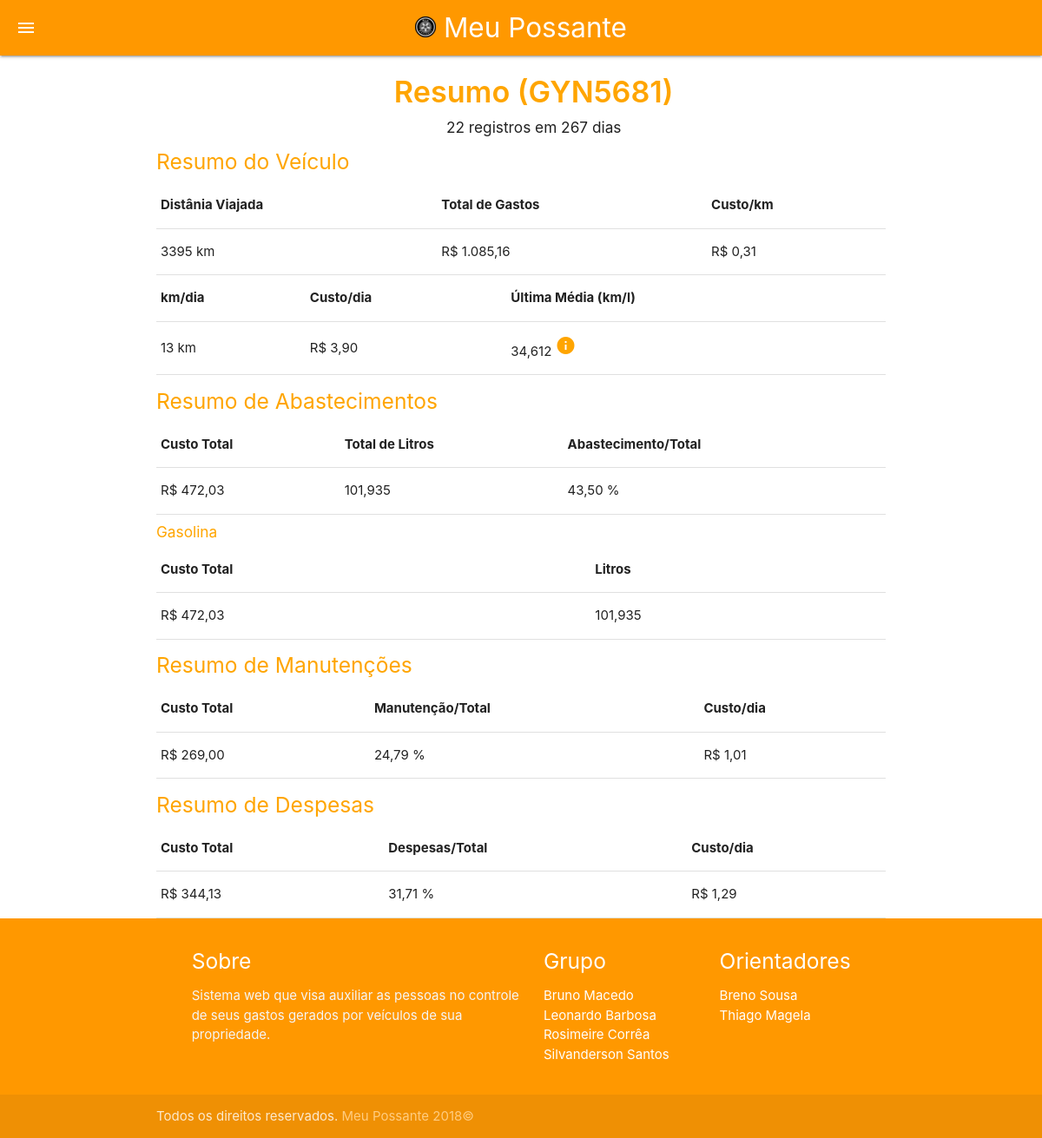
/admin/veiculos/resumo.php?id=3 (signed in), run on the app's committed database.
### tables this page shows
CREATE TABLE IF NOT EXISTS `veiculos` (
  `idveiculo` int(11) NOT NULL AUTO_INCREMENT,
  `idusuario` int(11) DEFAULT NULL,
  `placa` varchar(7) DEFAULT NULL,
  `odoini` int(11) DEFAULT NULL,
  `tipocomb` varchar(20) NOT NULL,
  `tanque` double DEFAULT NULL,
  PRIMARY KEY (`idveiculo`),
  KEY `idusuario` (`idusuario`)
);

CREATE TABLE IF NOT EXISTS `abastecimentos` (
  `idaba` int(11) NOT NULL AUTO_INCREMENT,
  `idveiculo` int(11) DEFAULT NULL,
  `idcomb` int(11) DEFAULT NULL,
  `idposto` int(11) DEFAULT NULL,
  `odoaba` int(11) DEFAULT NULL,
  `dataaba` date DEFAULT NULL,
  `valoraba` double(10,2) DEFAULT NULL,
  `precoaba` double(10,3) DEFAULT NULL,
  `litro` double(10,3) DEFAULT NULL,
  `cheio` tinyint(1) NOT NULL,
  PRIMARY KEY (`idaba`),
  KEY `idcomb` (`idcomb`),
  KEY `idveiculo` (`idveiculo`),
  KEY `idposto` (`idposto`)
);

### admin/veiculos/resumo.php (the view, shortened to what this page needs)
<?php
$id = $_GET['id'];
include_once "../../conexao.php";
$query = "SELECT * FROM veiculos WHERE idveiculo=" . $id . ";";
$resultado = $conexao->query($query);
if ($resultado) {
	while ($linha = $resultado->fetch_assoc()) {
		$placa = $linha["placa"];
		$odoini = $linha['odoini'];
	}
}
$totaldesp = 0;
$totalaba = 0;
$totalmanu = 0;
$lastaba = 0;
$daarray = array();
$dmarray = array();
$ddarray = array();
$fdaba = '1970-01-01';
$fddesp = '1970-01-01';
$fdmanu = '1970-01-01';
$ldmanu = '1970-01-01';
$lddesp = '1970-01-01';
$ldaba = '1970-01-01';
$fdata = '1970-01-01';
$ldata = '1970-01-01';
$registros = 0;
$odometro = 0;
$ododesp = 0;
$odomanu = 0;
$odoaba = 0;
$litrog = 0;
$litroa = 0;
$litrod = 0;
$totalgas = 0;
$totalalc = 0;
$totaldie = 0;
$temmedia = 0;
$query = "SELECT valoraba, dataaba, odoaba, idcomb FROM abastecimentos WHERE idveiculo=" . $id . " ORDER BY dataaba DESC ;";
$resultado = $conexao->query($query);
if($resultado){
	if($resultado->num_rows > 0){
		while ($linha = $resultado->fetch_assoc()){
			if ($lastaba == 0) {
				$lastaba = $linha['valoraba'];
			}
			$totalaba += $linha['valoraba'];
			if($linha['idcomb'] == 1){
				$totalgas += $linha['valoraba'];
			} else if($linha['idcomb'] == 2){
				$totalalc += $linha['valoraba'];
			} elseif ($linha['idcomb'] == 3) {
				$totaldie += $linha['valoraba'];
			}
			$daarray[] = array(
				'da' => $linha['dataaba']
			);
			$registros++;
		}
	}
}
$query = "SELECT valormanu, datamanu FROM manutencoes WHERE idveiculo=" . $id . " ;";
$resultado = $conexao->query($query);
if($resultado){
	if($resultado->num_rows > 0){
		while ($linha = $resultado->fetch_assoc()){
			$totalmanu += $linha['valormanu'];
			$dmarray[] = array(
				'dm' => $linha['datamanu']
			);
			$registros++;
		}
	}
}
$query = "SELECT valordesp, datadesp FROM despesas WHERE idveiculo=" . $id . " ;";
$resultado = $conexao->query($query);
if($resultado){
	if($resultado->num_rows > 0){
		while ($linha = $resultado->fetch_assoc()){
			$totaldesp += $linha['valordesp'];
			$ddarray[] = array(
				'dd' =>$linha['datadesp']
			);
			$registros++;
		}
	}
}
$total = $totaldesp + $totalaba + $totalmanu;
sort($daarray);
sort($ddarray);
sort($dmarray);
if($daarray){
$fdaba = $daarray[0]['da'];
$ldaba = $daarray[count($daarray)-1]['da'];
}
if($ddarray){
$fddesp = $ddarray[0]['dd'];
$lddesp = $ddarray[count($ddarray)-1]['dd'];
}
if($dmarray){
$fdmanu = $dmarray[0]['dm'];
$ldmanu = $dmarray[count($dmarray)-1]['dm'];
}
if($fdaba == '1970-01-01' && $fddesp == '1970-01-01' && $fdmanu == '1970-01-01'){
	$fdata = '1970-01-01';
} else if($fdaba == '1970-01-01' && $fddesp == '1970-01-01'){
	$fdata = $fdmanu;
} else if($fdaba == '1970-01-01' && $fdmanu == '1970-01-01'){
	$fdata = $fddesp;
} else if($fdmanu == '1970-01-01' && $fddesp == '1970-01-01'){
	$fdata = $fdaba;
} else if($fdmanu == '1970-01-01'){
	if($fdaba < $fddesp){
		$fdata = $fdaba;
	}else{
		$fdata = $fddesp;
	}
} else if($fddesp == '1970-01-01'){
	if($fdaba < $fdmanu){
		$fdata = $fdaba;
	}else{
		$fdata = $fdmanu;
	}
} else if($fdaba == '1970-01-01'){
	if($fddesp < $fdmanu){
		$fdata = $fddesp;
	}else{
		$fdata = $fdmanu;
	}
} else {
	if($fdaba < $fddesp){
		$fdata = $fdaba;
	}else{
		$fdata = $fddesp;
	}
}
if($ldaba > $lddesp){
	$ldata = $ldaba;
}else{
	$ldata = $lddesp;
}
if($ldata < $ldmanu){
	$ldata = $ldmanu;
}
$fdata = new DateTime ($fdata);
$ldata = new DateTime ($ldata);
$dias = $fdata->diff($ldata);
$query = "SELECT odoaba FROM abastecimentos WHERE idveiculo=" . $id . " ORDER BY odoaba DESC LIMIT 1 ;";
$resultado = $conexao->query($query);
if ($resultado) {
	if($resultado->num_rows > 0){
		while ($linha = $resultado->fetch_assoc()) {
			$odoaba = $linha['odoaba'];
		}
	}
}
$query = "SELECT odomanu FROM manutencoes WHERE idveiculo=" . $id . " ORDER BY odomanu DESC LIMIT 1 ;";
$resultado = $conexao->query($query);
if ($resultado) {
	if($resultado->num_rows > 0){
		while ($linha = $resultado->fetch_assoc()) {
			$odomanu = $linha['odomanu'];
		}
	}
}
$query = "SELECT ododesp FROM despesas WHERE idveiculo=" . $id . " ORDER BY ododesp DESC LIMIT 1 ;";
$resultado = $conexao->query($query);
if ($resultado) {
	if($resultado->num_rows > 0){
		while ($linha = $resultado->fetch_assoc()) {
			$ododesp = $linha['ododesp'];
		}
	}
}
if($odoaba > $ododesp){
	$odometro = $odoaba;
}else{
	$odometro = $ododesp;
}
if($odometro < $odomanu){
	$odometro = $odomanu;
}
if($odometro != 0 ){
	$odometro = $odometro - $odoini;
}else{
	$odometro = 0;
}
$query = "SELECT litro, idcomb FROM abastecimentos WHERE idveiculo=" . $id . "  ORDER BY dataaba DESC ;";
$resultado = $conexao->query($query);
if($resultado){
	if($resultado->num_rows > 0){
		while ($linha = $resultado->fetch_assoc()){
			if($linha['idcomb'] == 1){
				$litrog += $linha['litro'];
			} else if($linha['idcomb'] == 2){
				$litroa += $linha['litro'];
			} else if($linha['idcomb'] == 3){
				$litrod += $linha['litro'];
			}
		}
	}
}
$datamediaarray = array();
$odomediaarray = array();
$media = array();
$query = "SELECT * FROM abastecimentos WHERE idveiculo=" . $id . " AND cheio = 1 ORDER BY dataaba DESC ;";
$resultado = $conexao->query($query);
if ($resultado) {
	if($resultado->num_rows > 0){
		while($linha = $resultado->fetch_assoc()){
			$datamediaarray[] = array(
				'datamedia' => $linha['dataaba']
			);
			$odomediaarray[] = array(
				'odomedia' => $linha['odoaba']
			);
		}
		for($i=1; $i < count($datamediaarray); $i++){
			$cont = 0;
			$litromedia = 0;
			$query1 = "SELECT * FROM `abastecimentos` WHERE dataaba BETWEEN '" . $datamediaarray[$i]['datamedia'] . "' AND '" . $datamediaarray[$i - 1]['datamedia'] . "' AND idveiculo =" . $id . " ORDER BY dataaba ASC;";
			$result = $conexao->query($query1);
			if($result){
				if($result->num_rows > 0){
					while($row = $result->fetch_assoc()){
						if($cont == 0){
							$cont = 1;
						}else{
							$litromedia += $row['litro'];
						}
					}
				}
				$media[$i] = number_format(($odomediaarray[$i - 1]['odomedia'] - $odomediaarray[$i]['odomedia'])/$litromedia,3, ',', '.');
				$temmedia = 1;
			}
		}
	}
}
?>
<!DOCTYPE html>
<html lang="pt-br">
<head>
	<link type="text/css" rel="stylesheet" href="../../materialize/css/materialize.min.css"  media="screen,projection"/>
	<link rel="stylesheet" type="text/css" href="../../css/style.css">
</head>
<body>
	<nav class="orange">
		<div class="nav-wrapper">
			<a href="#" class="center-align"><i class="sidenav-trigger material-icons  " data-target="slide-out">menu</i></a>
			<div><a href="#" class="brand-logo center"><img src="../../img/mp24px.png"/>  Meu Possante</a></div>
		</div>
	</nav>
	<div class="container">
		<div>
			<h4 class="titulo">Resumo (<?=$placa?>)</h4>
			<h6 class="center">
				<?php
				echo $registros . " registros em " . $dias->format('%a dias');
				?>
			</h6>
		</div>
		<h5 class="titulo">Resumo do Veículo</h5>
		<table>
			<tr>
				<th>Distânia Viajada</th>
				<th>Total de Gastos</th>
				<th>Custo/km</th>
			</tr>
			<tr>
				<td>
					<?php
					echo $odometro . " km";
					?>
				</td>
				<td>
					<?= "R$ " . number_format($total, 2,',', '.') ?>
				</td>
				<td>
					<?php
					if($odometro != 0){
            $custopkm = ($total - $lastaba)/$odometro;
            echo "R$ " . number_format($custopkm, 2, ',', '.');
        } else {
        	echo "R$ 0,00";
        }
        ?>
    </td>
</tr>
</table>
<table>
	<tr>
		<th>km/dia</th>
		<th>Custo/dia</th>
		<th>Última Média (km/l)</th>
	</tr>
	<tr>
		<td>
			<?php
			if(number_format($dias->format('%a'), 0, ',', '.') != 0){
				echo  number_format(($odometro) / $dias->format('%a'), 0, ',', '.') . " km";
			} else {
				echo "0 km";
			}
			?>
		</td>
		<td>
			<?php
			if(number_format($dias->format('%a'), 0, ',', '.') != 0){
				echo "R$ " . number_format(($total - $lastaba) / $dias->format('%a'), 2, ',', '.');
			} else {
				echo "R$ 0,00";
			}
			?>
		</td>
		<td>
			<?php
			if ($temmedia == 1) {
				echo $media[1] . " ";
			}else{
				echo "0 ";
			}
			?>
			<a href="#" onclick="kpl()"><i class="material-icons" style="color: orange;">info</i></a>
		</td>
	</tr>
</table>
<h5 class="titulo">Resumo de Abastecimentos</h5>
<table>
	<tr>
		<th>Custo Total</th>
		<th> Total de Litros</th>
		<th>Abastecimento/Total</th>
	</tr>
	<tr>
		<td>
			R$ <?= number_format($totalaba, 2, ',', '.') ?>
		</td>
		<td>
			<?php
			echo number_format($litrog + $litroa + $litrod, 3, ',', '.');
			?>
		</td>
		<td>
			<?php
			if($total != 0){
				echo number_format(($totalaba/$total) * 100, 2, ',', '.');
			} else{
				echo "0";
			}
			?> %
		</td>
	</tr>
</table>
<h6 class="titulo" >Gasolina</h6>
<table>
	<tr>
		<th>Custo Total</th>
		<th>Litros</th>
	</tr>
	<tr>
		<td>
			<?= "R$ " . number_format($totalgas, 2, ',', '.') ?>
		</td>
		<td>
			<?php
			echo number_format($litrog, 3, ',', '.');
			?>
		</td>
	</tr>
</table>
<h5 class="titulo">Resumo de Manutenções</h5>
<table>
	<tr>
		<th>Custo Total</th>
		<th>Manutenção/Total</th>
		<th>Custo/dia</th>
	</tr>
	<tr>
		<td>
			<?php
			echo "R$ " .  number_format($totalmanu, 2, ',', '.') ;
			?>
		</td>
		<td>
			<?php
			if($total != 0){
				echo number_format(($totalmanu/$total)*100, 2, ',', '.');
			}else{
				echo "0";
			}
			?>
			%
		</td>
		<td>
			<?php
			if(number_format($dias->format('%a'), 2, ',', '.') != 0){
				echo "R$ " . number_format($totalmanu / $dias->format('%a'), 2, ',', '.');
			} else {
				echo "R$ 0,00";
			}
			?>
		</td>
	</tr>
</table>
<h5 class="titulo">Resumo de Despesas</h5>
<table>
	<tr>
		<th>Custo Total</th>
		<th>Despesas/Total</th>
		<th>Custo/dia</th>
	</tr>
	<tr>
		<td>
			<?= "R$ " . number_format($totaldesp, 2, ',', '.') ?>
		</td>
		<td>
			<?php
			if($total != 0){
				echo number_format(($totaldesp/$total)*100, 2, ',', '.');
			} else{
				echo "0";
			}
			?>
			%
		</td>
		<td>
			<?php
			if(number_format($dias->format('%a'), 2, ',', '.') != 0){
				echo "R$ " . number_format($totaldesp / $dias->format('%a'), 2, ',', '.');
			}else{
				echo "R$ 0, 00";
			}
			?>
		</td>
	</tr>
</table>
</div>
<footer class="page-footer orange">
	<div class="container">
		<div class="row">
			<div class="col l6 s12">
				<h5 class="white-text">Sobre</h5>
				<p class="grey-text text-lighten-4">Sistema web que visa auxiliar as pessoas no controle de seus gastos gerados por veículos de sua propriedade.</p>
			</div>
			<div class="col l3 s12">
				<h5 class="white-text">Grupo</h5>
				<ul>
					<li><a class="white-text" href="#!">Bruno Macedo</a></li>
					<li><a class="white-text" href="#!">Leonardo Barbosa</a></li>
					<li><a class="white-text" href="#!">Rosimeire Corrêa</a></li>
					<li><a class="white-text" href="#!">Silvanderson Santos</a></li>
				</ul>
			</div>
			<div class="col l3 s12">
				<h5 class="white-text">Orientadores</h5>
				<ul>
					<li><a class="white-text" href="#!">Breno Sousa</a></li>
					<li><a class="white-text" href="#!">Thiago Magela</a></li>
				</ul>
			</div>
		</div>
	</div>
	<div class="footer-copyright">
		<div class="container">
			Todos os direitos reservados. <a class="orange-text text-lighten-3" href="http://materializecss.com">Meu Possante 2018©</a>
		</div>
	</div>
</footer>
</body>
</html>

### css/style.css (style rules this page uses)
h4 { text-align: center; font-weight: 600; color: orange; }
.container div { margin-left: 3.5%; }
.titulo { color: orange; }
body { background: #fff; }

### data on the page
veiculos: placa "GYN5681"
abastecimentos: valoraba "0,31", valoraba "3,90"

### other printed values
$registros "22"
$dias->format('%a dias') "267 dias"
$odometro "3395"
$total "1.085,16"
$media[1] "34,612"
$totalaba "472,03"
$litrog + $litroa + $litrod "101,935"
$totalgas "472,03"
$litrog "101,935"
$totalmanu "269,00"
$totalmanu / $dias->format('%a') "1,01"
$totaldesp "344,13"
$totaldesp / $dias->format('%a') "1,29"
